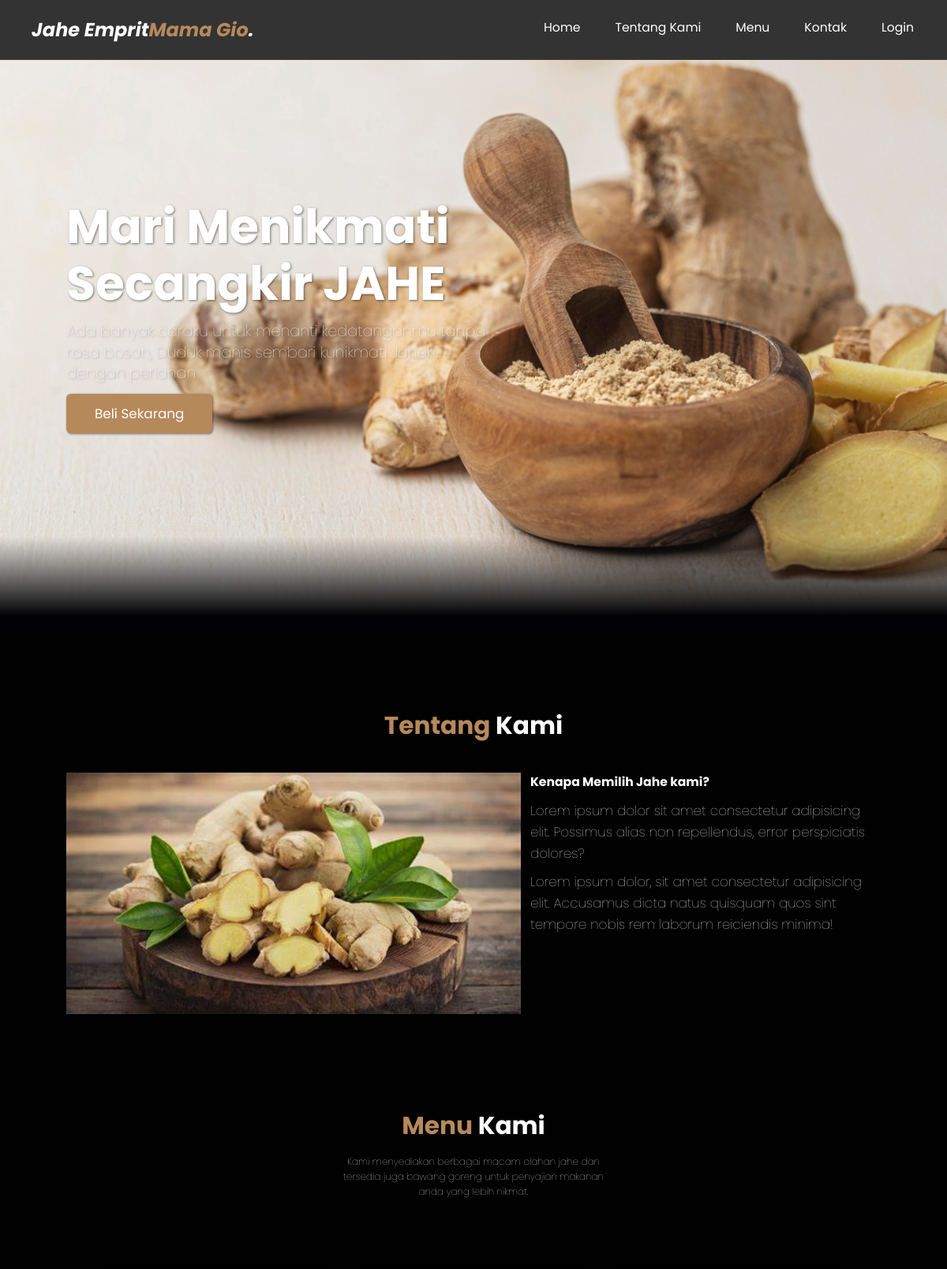
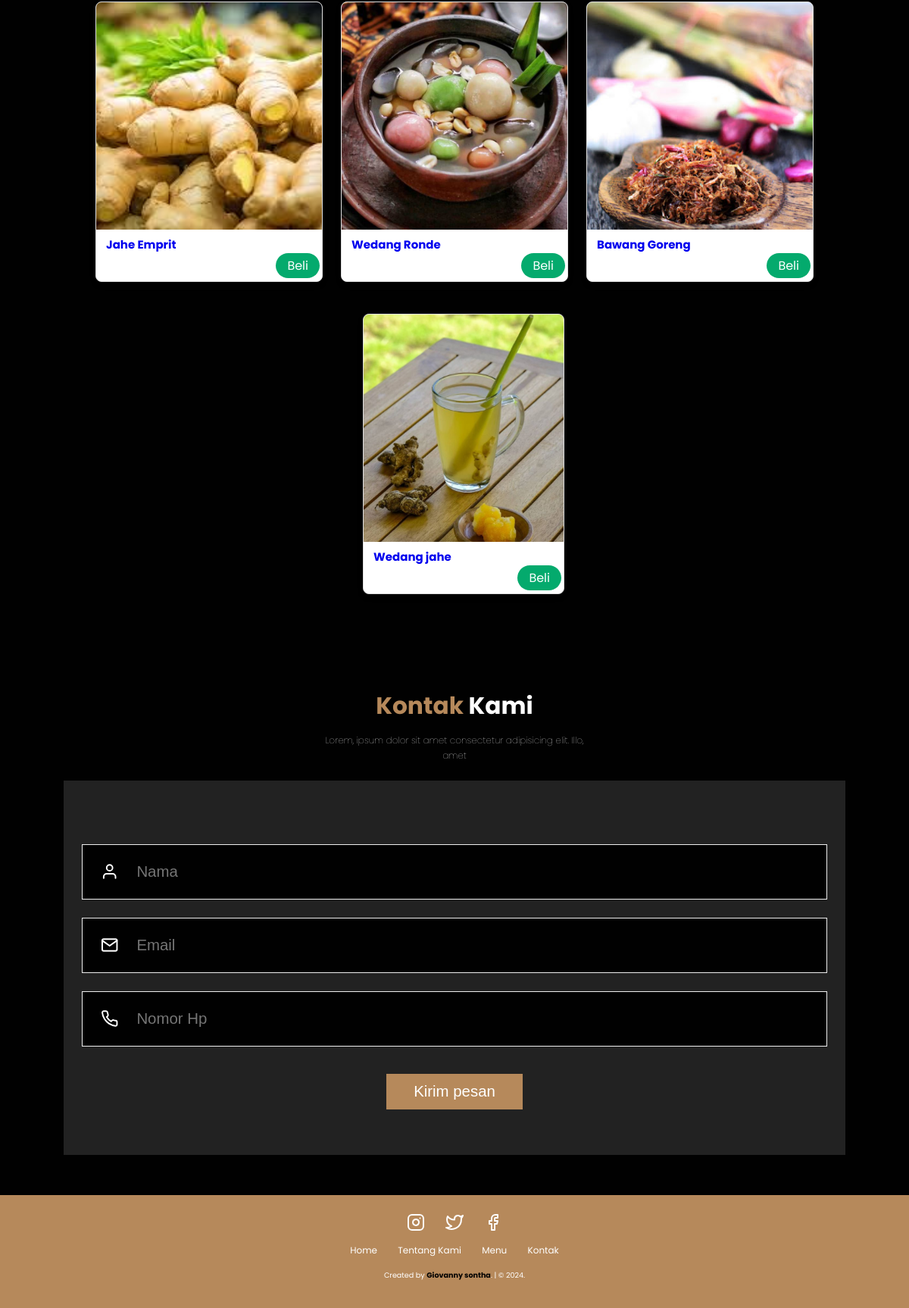
The page / on the database its author committed (2 pictures, top to bottom).
### tables this page shows
CREATE TABLE `product` (
  `id_product` varchar(30) NOT NULL,
  `nama_product` varchar(30) NOT NULL,
  `harga` int(30) NOT NULL,
  `description` text NOT NULL,
  `stok` int(30) NOT NULL,
  `kategori` varchar(30) NOT NULL,
  `gambar` text NOT NULL
);

### index.php (the view, shortened to what this page needs)
<?php
include 'koneksi.php';
?>
<!DOCTYPE html>
<html lang="en">
<head>
    <link rel="stylesheet" href="assets/css/styles.css" />
</head>
<body>
    <nav class="navbar">
        <a href="#" class="navbar-logo">Jahe Emprit<span>Mama Gio</span>.</a>
        <div class="navbar-nav">
            <a href="#home">Home</a>
            <a href="#about">Tentang Kami</a>
            <a href="#menu">Menu</a>
            <a href="#contact">Kontak</a>
            <?php
            $id_customer = $_SESSION['id_customer'];
            if (!isset($id_customer)) {
            ?>
                <a href="login.php">Login</a>
            <?php } ?>
        </div>
    </nav>
    <section class="hero" id="home">
        <main class="content">
            <h1>Mari Menikmati Secangkir JAHE<span></span></h1>
            <p>
                Ada banyak caraku untuk menanti kedatanganmu tanpa rasa bosan, Duduk
                manis sembari kunikmati Jaheku dengan perlahan
            </p>
            <a href="#menu" class="cta">Beli Sekarang</a>
        </main>
    </section>
    <section id="about" class="about">
        <h2><span>Tentang</span> Kami</h2>
        <div class="row">
            <div class="about-img">
                <img src="assets/img/jahe1.jpeg" alt="TentangKami" />
            </div>
            <div class="content">
                <h3>Kenapa Memilih Jahe kami?</h3>
                <p>
                    Lorem ipsum dolor sit amet consectetur adipisicing elit. Possimus
                    alias non repellendus, error perspiciatis dolores?
                </p>
                <p>
                    Lorem ipsum dolor, sit amet consectetur adipisicing elit. Accusamus
                    dicta natus quisquam quos sint tempore nobis rem laborum reiciendis
                    minima!
                </p>
            </div>
        </div>
    </section>
    <section id="menu" class="menu">
        <h2><span>Menu</span> Kami</h2>
        <p>
            Kami menyediakan berbagai macam olahan jahe dan tersedia juga bawang goreng untuk penyajian makanan anda yang lebih nikmat.
        </p>
        <div class="row">
            <?php
            $query = mysqli_query($koneksi, 'SELECT * FROM product ORDER BY id_product DESC');
            while ($data = mysqli_fetch_array($query)) {
            ?>
                <div class="col-md-3">
                    <br>
                    <div class="card">
                        <img src="assets/product/<?php echo $data['gambar']; ?>" class="card-img-top" alt="Card image cap">
                        <div class="card-body">
                            <h5 class="card-title text-center">
                                <a href="detail-product.php?id_product=<?php echo $data['id_product']; ?>" title="<?php echo $data['nama_product']; ?>">
                                    <?php echo $data['nama_product']; ?>
                                </a>
                            </h5>
                            <div class="button-container">
                                <a href="detail-product.php?id_product=<?php echo $data['id_product']; ?>" title="<?php echo $data['nama_product']; ?>" class="button">Beli</a>
                            </div>
                        </div>
                    </div>
                </div>
            <?php } ?>
        </div>
    </section>
    <section id="contact" class="contact">
        <h2><span>Kontak</span> Kami</h2>
        <p>
            Lorem, ipsum dolor sit amet consectetur adipisicing elit. Illo, amet
        </p>
        <div class="row">
            <form action="">
                <div class="input-group">
                    <i data-feather="user"></i>
                    <input type="text" placeholder="Nama" />
                </div>
                <div class="input-group">
                    <i data-feather="mail"></i>
                    <input type="text" placeholder="Email" />
                </div>
                <div class="input-group">
                    <i data-feather="phone"></i>
                    <input type="text" placeholder="Nomor Hp" />
                </div>
                <button type="submit" class="btn">Kirim pesan</button>
            </form>
        </div>
    </section>
    <footer>
        <div class="socials">
            <a href="#"> <i data-feather="instagram"></i></a>
            <a href="#"> <i data-feather="twitter"></i></a>
            <a href="#"> <i data-feather="facebook"></i></a>
        </div>
        <div class="links">
            <a href="#home">Home</a>
            <a href="#about">Tentang Kami</a>
            <a href="#menu">Menu</a>
            <a href="#contact">Kontak</a>
        </div>
        <div class="credit">
            <p>Created by <a href="#">Giovanny sontha</a>. | &copy; 2024.</p>
        </div>
    </footer>
</body>
</html>

### rows shown on the page
product: gambar (picture), nama_product "Jahe Emprit"
product: gambar (picture), nama_product "Wedang Ronde"
product: gambar (picture), nama_product "Bawang Goreng"
product: gambar (picture), nama_product "Wedang jahe"
